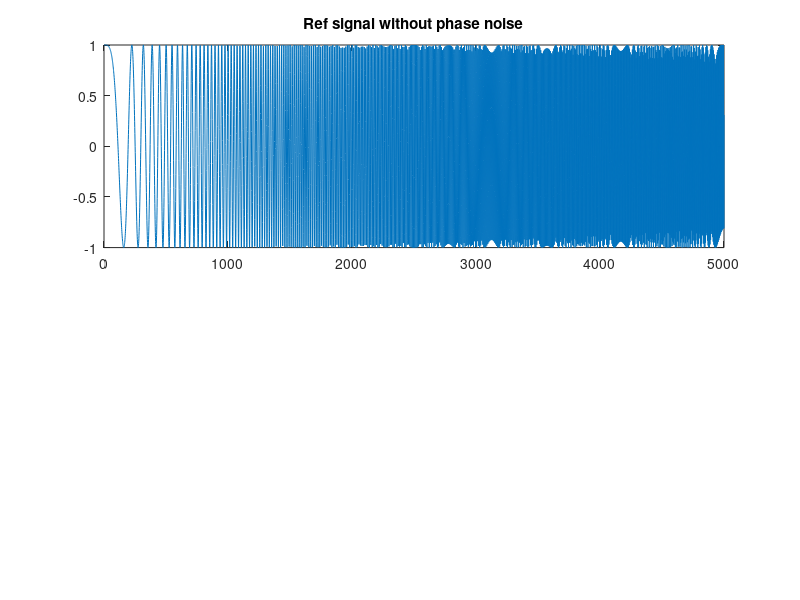

This chart was generated by the following MATLAB code: (Note: this script raises an error after producing the figure.)
close all
clear 
clc
%% Parameters
delta=10e-4; % Pulse width
fs=5e6;       % Sampling Frequenacy ( it has to be less than the attenuator)
noise_fac=1;  % Noise factor 1~ means noise like signal
B=1e6;
t_taw=0:1/fs:delta-1/fs;
u=B/delta;

%% Signal

tx=exp(1j*pi*u*t_taw.^2);
RefSig=tx.';
orgSigSz=size(RefSig);
M=10;R=2;
% x_tx=[zeros(2*length(RefSig),1); RefSig ;zeros(2*length(RefSig),1)];
x_tx=(RefSig);
figure(1)
subplot(211)
plot(real(x_tx));
 title('Ref signal without phase noise')
code=ones(M,1);
TcSigOrg=TC_OLA_tx(x_tx,M,R,1,code);
rng(200)
code_noise=2*pi*rand(1,length(TcSigOrg));
PhaseSignal1=exp(1j*noise_fac*code_noise);
TcSig=TcSigOrg.*PhaseSignal1;
TcSigSz=size(TcSig);
pulsed=TcSig;
pulsed=[pulsed ];%pulsed pulsed pulsed  pulsed];
pulse_sz=size(pulsed) ;
subplot(212)
plot(real(pulsed))
 title('TCsignal')
write_complex_binary(pulsed.','chirpgnu');